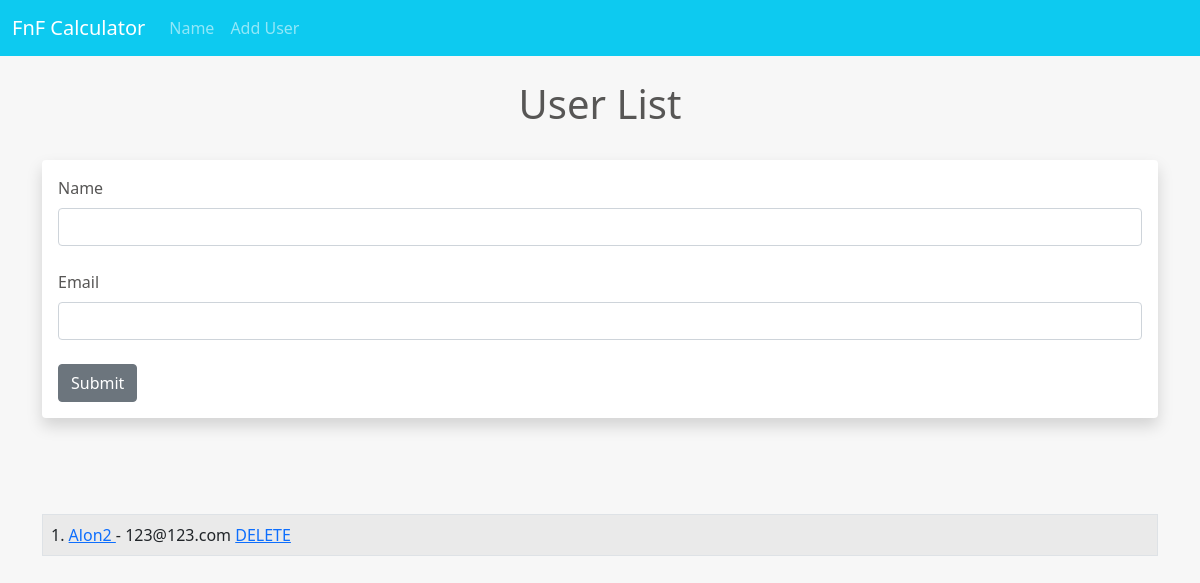
The page /user/add on the database as committed earlier.
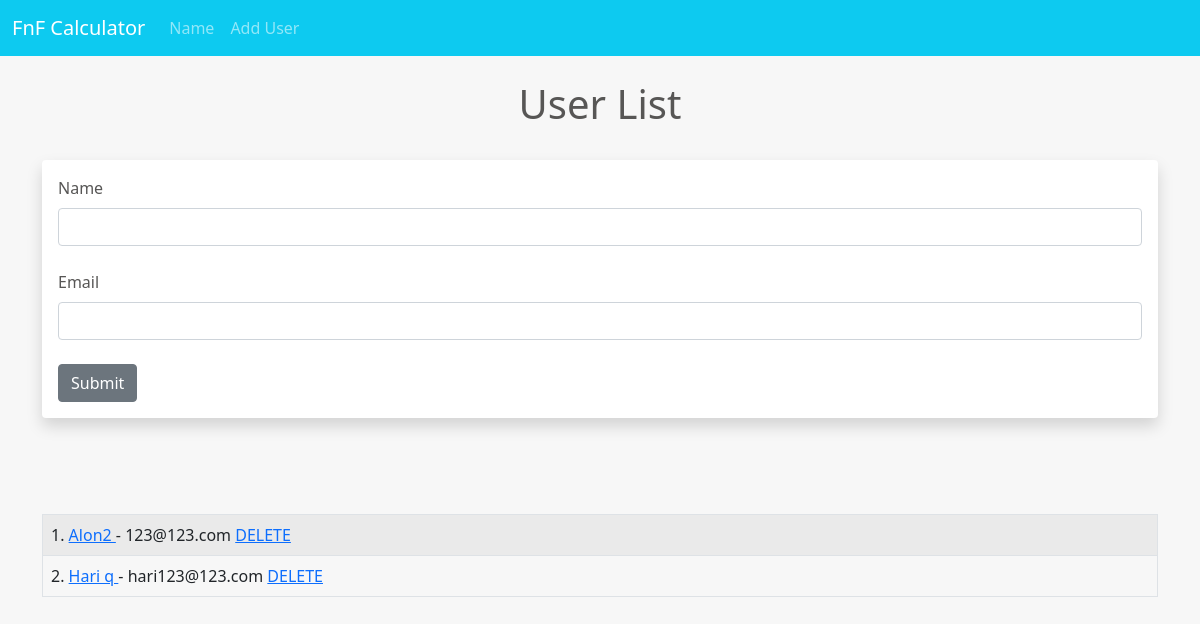
The same page on the database as committed later.
### hello.py (models this page shows, shortened)
class Users(db.Model):
    id = db.Column(db.Integer, primary_key=True)
    name = db.Column(db.String(100), nullable=False)
    email = db.Column(db.String(100), nullable=False, unique=True)
    date_added = db.Column(db.DateTime, default=datetime.utcnow)

### hello.py (the view, shortened to what this page needs)
@app.route('/user/add',methods=['GET','POST'])
def add_user():
    name = None
    form=UserForm()
    our_users = Users.query.order_by(Users.date_added)
    return render_template('add_user.html',form=form,name=name,our_users=our_users)

### hello.py
class UserForm(FlaskForm):
    name = StringField('Name', validators=[DataRequired()])
    email = StringField('Email', validators=[DataRequired()])
    submit =  SubmitField('Submit')

### templates/add_user.html (shortened to what this page needs)
{% extends 'base.html' %}
{% block content %}
{% if name %}
    <h4>User Added </h4>
    <br/><br/>
    <table class="table table-hover table-bordered table-striped">
        {% for our_user in our_users %}
        <tr>
            <td>{{ our_user.id }}. <a href="{{ url_for('update', id=our_user.id) }}"> {{ our_user.name }} </a>
                - {{ our_user.email }} <a href=" {{ url_for('delete', id=our_user.id) }} ">DELETE</a></td>
        </tr>
        {%endfor%}
    </table>
{% else %}
    <h1>User List</h1>
    <br/>
    <div class="shadow p-3 mb-5 bg-body rounded">
        <form method="POST">
            {{form.name.label (class="form-label")}}
            {{form.name(class="form-control")}}
            <br/>
            {{form.email.label (class="form-label")}}
            {{form.email(class="form-control")}}
            <br/>
            {{form.submit(class="btn btn-secondary")}}
        </form>
    </div>
<br/><br/>
<table class="table table-hover table-bordered table-striped">
    {% for our_user in our_users %}
    <tr>
        <td>{{ our_user.id }}. <a href=" {{ url_for('update', id=our_user.id) }} "> {{ our_user.name }} </a>
            - {{ our_user.email }} <a href=" {{ url_for('delete', id=our_user.id) }} ">DELETE</a>
        </td>
    </tr>
    {%endfor%}
</table>
{% endif %}
{% endblock %}

Rows that differ between the two databases and show on the page:
added Users: id "2", name "Hari q", email "hari123@123.com"
